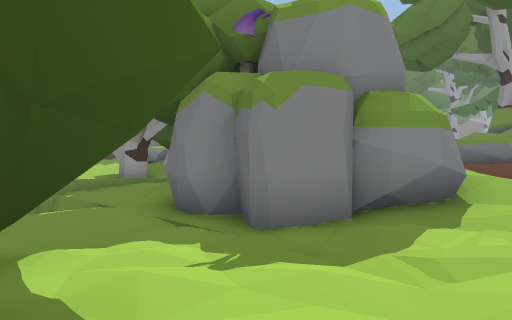
[1] (above)

24 first-person views from a walk through a Unity game level. The camera is 1.5 m above the floor, tilts 2° down and sees 70° across. The floor is counted in squares, 2 m on a side. Each view is taken from the middle of a square. On the plan, view 1 faces up. The plan holds only what a view shows up to about 11 squares ahead; the rest is blank. The place goes on beyond the plan. Some animated figures are left out.

[2]
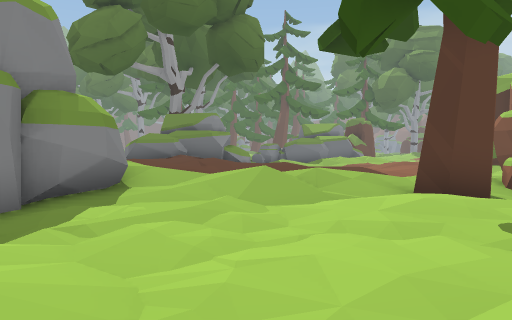

[3]
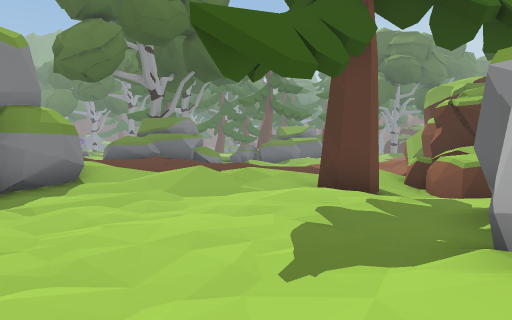

[4]
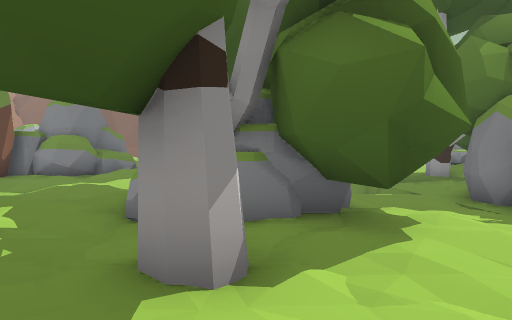

[5]
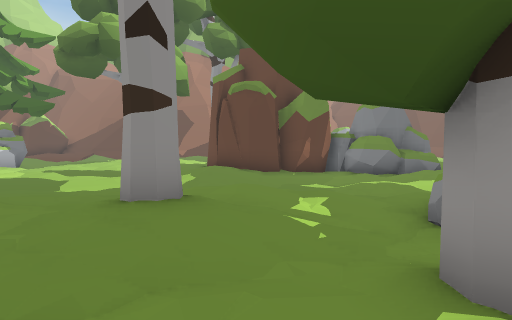

[6]
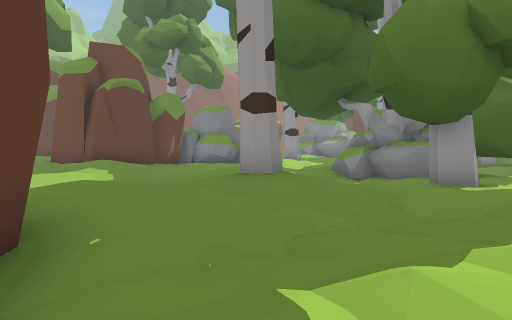

[7]
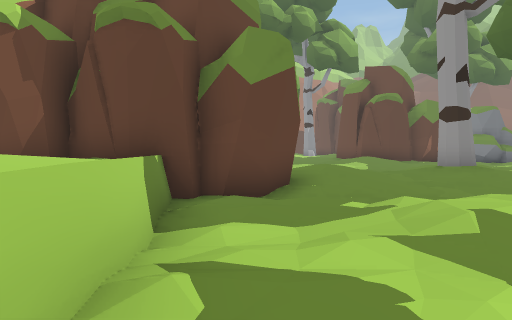

[8]
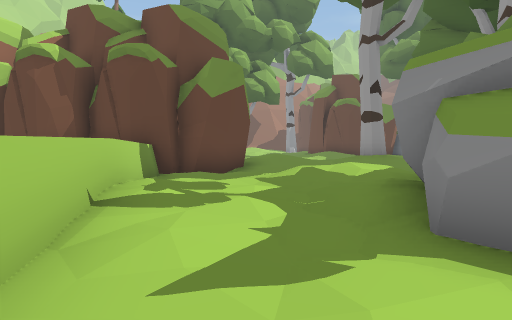

[9]
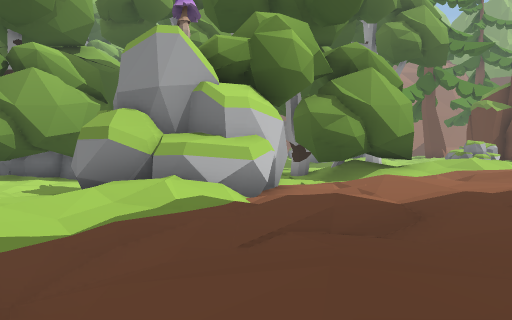

[10]
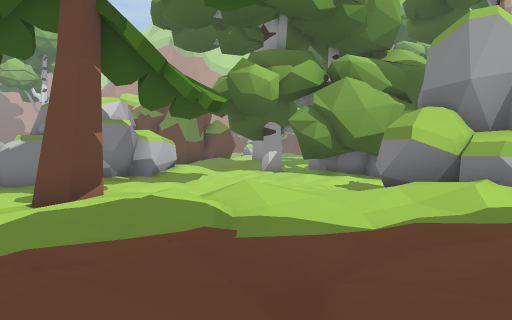

[11]
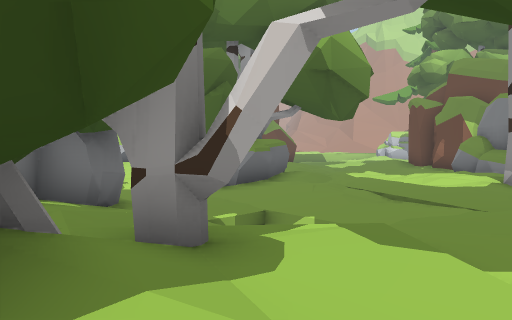

[12]
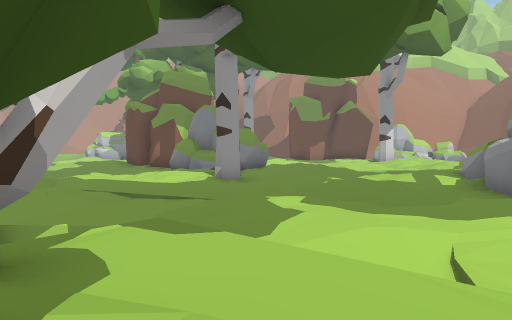

[13]
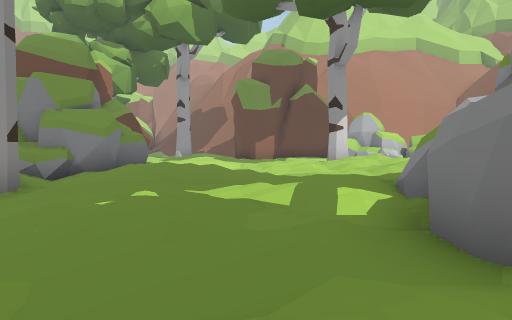

[14]
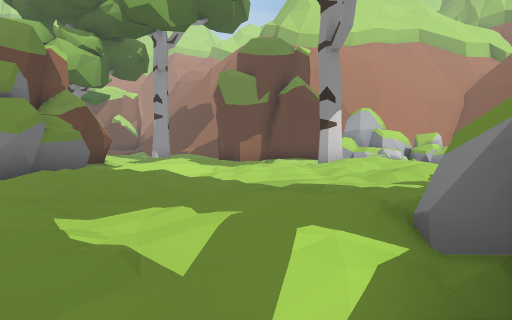

[15]
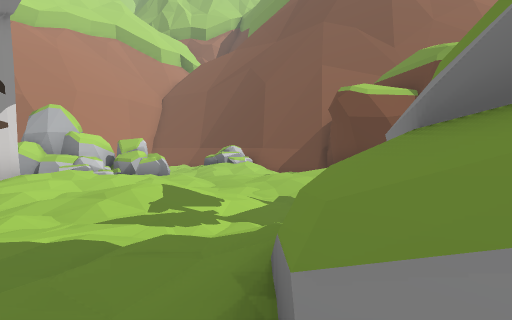

[16]
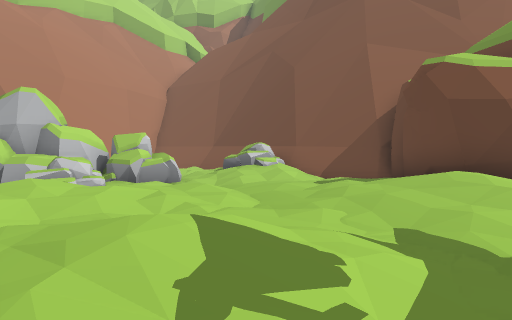

[17]
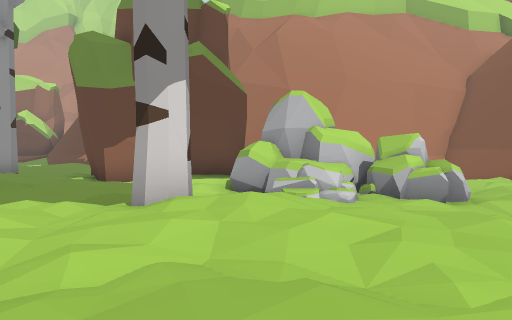

[18]
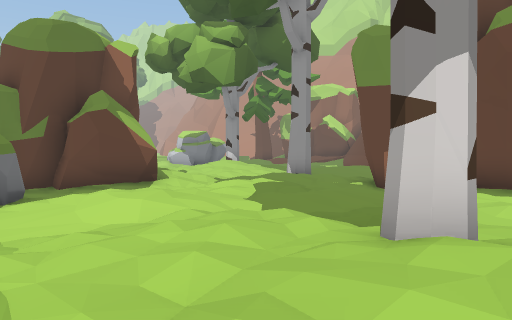

[19]
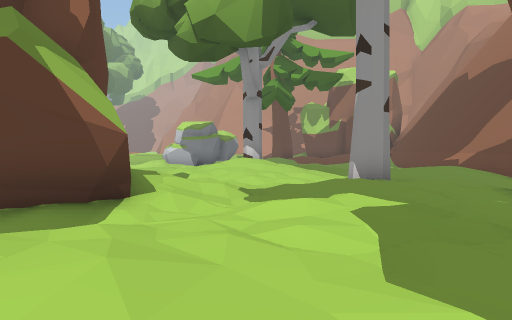

[20]
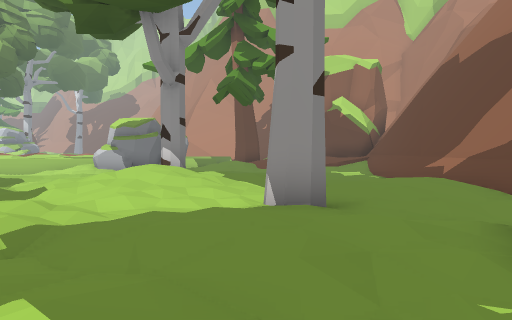

[21]
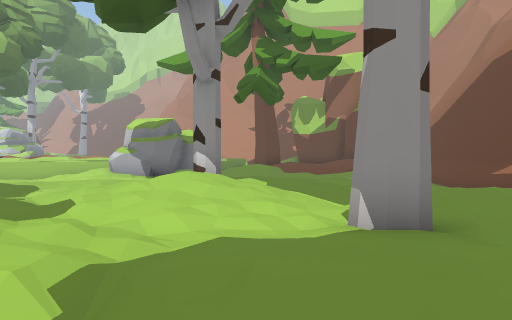

[22]
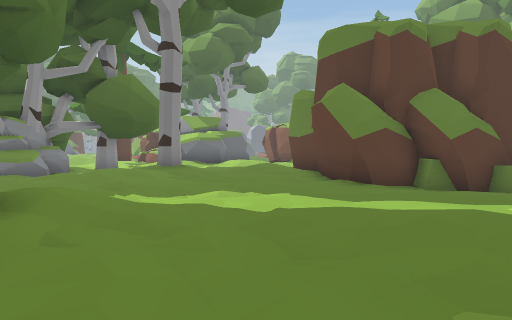

[23]
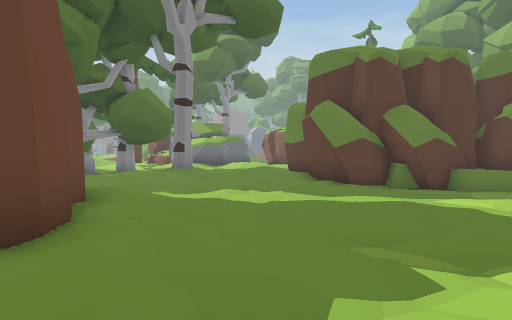

[24]
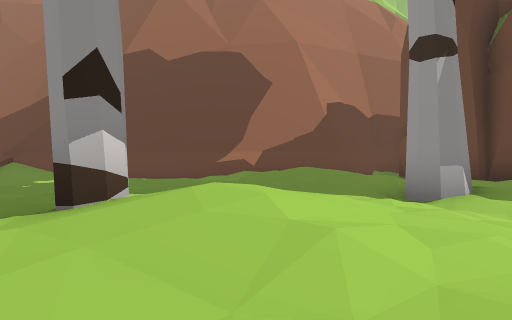

### Floor plan
Key: @ floor where view 1 was taken; # wall or solid block; . main floor; : floor 0.25 m higher than the main floor; - floor 0.25 m lower than the main floor; + floor 0.5 m higher than the main floor; _ floor 0.5 m lower than the main floor; * floor 0.75 m higher than the main floor; < floor 0.75 m lower than the main floor; % floor 1 m higher than the main floor; / step, stairs or slope; = window, fence, low wall or low ledge; ^ raised ledge; v drop or lower ground; R rock.
Columns run from 27 left of view 1 to 9 right of it. Each row starts with its distance up from view 1.
 14     #                    %/+
 13  ####                -.::*++
 12 ###:+*/:       #...--/.:###: ++/
 11 ##::+++:.. #####..---/..###  +++* +#
 10 =/:::::::..+/^/..-----./###. +::+++
  9 =/::::.:/+:/:++:.-----.//.-/.:.+*:+:
  8 R/..::+:++...::...---/v/_/:####:::+::
  7 /.R.:+*/:::....::.--_< v/-####^/:./:
  6  RR://**:....:+::.--__< <_## ##/...::
  5  ##/R+#+:.../+*:.#.-_-_____####/:..-/
  4   #^..::+:.-:/+::::.----_<__-..:+//-
  3   ##....::...:##^::.--.###---.-////.
  2   ##..:..:+:.####::..-.####------./.
  1   #::.::.:++:# ##.....#####.---..-#-.
  0   ##:.::::::.. #......=###.@-.-..-_/=
 -1     #.::+:.:####.-----.--.#-----.-_^^
 -2     #::::::###   .---.:..-.....-#-_
 -3     #:++:.:/ #   :.-./+::.../ ####_
 -4  ## .::+:.:* ####+.-/::#+.-/     #_
 -5  ##.:.#:..:+:::::/.-...:/.-.     #
 -6   #:++..:::.:::....--..::.-./+.###
 -7   #/++:.+++:.:.-...--..++.-/:+..-__
 -8   #/::.:+%*+..-....---.:/.-.....-___
 -9   #/.::++#*:.-.....--#####--.-.:.__
-10   #/..::+++ .-.....--##  ##--///%
-11   #/..:::   ......--__#  ##%%%
-12   #/.....     .- .-__##  #*

Positions as (right, up) in squares from view 1, and headings:
1: (0, 0), facing up
2: (0, -1), facing up-right
3: (0, -3), facing up-right
4: (1, -3), facing up-left
5: (1, -3), facing left
6: (1, -9), facing up-left
7: (5, -9), facing left
8: (8, -8), facing left
9: (9, 8), facing left
10: (9, 8), facing down-left
11: (-4, 13), facing down
12: (-3, 13), facing down-left
13: (-9, 12), facing down-left
14: (-11, 11), facing down-left
15: (-13, 10), facing left
16: (-16, 9), facing left
17: (-18, 9), facing down-left
18: (-19, 8), facing down
19: (-18, 3), facing down
20: (-20, 0), facing down
21: (-19, -1), facing down
22: (-15, -7), facing right
23: (-17, -7), facing right
24: (-15, -8), facing left
